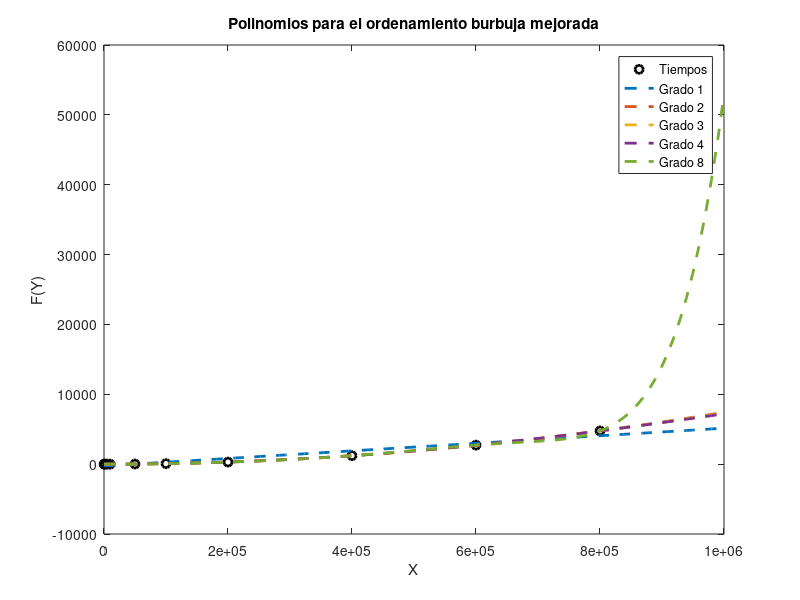

This figure's MATLAB source:
%%VALORES DE X
x = [100 1000 5000 10000 50000 100000 200000 400000 600000 800000];

%%VALORES DE Y = F(x)
real = [0.0000641346 0.0051491261 0.1479711533 0.6746628284 18.2339680195];
real(end+1) = 73.8399429321;
real(end+1) = 296.9164779186;
real(end+1) = 1208.3362858295;
real(end+1) = 2718.3018000126;
real(end+1) = 4758.9755980968;

%%OBTENER UN POLINOMIO QUE SE AJUSTE A LOS PUNTOS X Y Y
n1=1;
p1=polyfit(x, real, n1);

n2=2;
p2=polyfit(x, real, n2);

n3=3;
p3=polyfit(x, real, n3);

n4=4;
p4=polyfit(x, real, n4);

n8=8;
p8=polyfit(x, real, n8);

%%SE CREA UN ESPACIO PARA REALIZAR UNA GRAFICA EN 
%%DONDE SE COMPARA LA CURVA AJUSTADA CONTRA LOS 
%%VALORES EXPERIMENTALES
xi=linspace(100, 1000000, 100);
z1=polyval(p1, xi);
z2=polyval(p2, xi);
z3=polyval(p3, xi);
z4=polyval(p4, xi);
z8=polyval(p8, xi);

%%SE REALIZA LA FIGURA CORRESPONDIENTE
figure(1);
grid;
plot(x, real, 'ko', 'LineWidth', 2);
hold on
plot(xi, z1, '--', 'LineWidth', 2);
plot(xi, z2, '--', 'LineWidth', 2);
plot(xi, z3, '--', 'LineWidth', 2);
plot(xi, z4, '--', 'LineWidth', 2);
plot(xi, z8, '--', 'LineWidth', 2);
hold off
ylabel('F(Y)');
xlabel('X');
legend('Tiempos', 'Grado 1', 'Grado 2', 'Grado 3', 'Grado 4', 'Grado 8');
title('Polinomios para el ordenamiento burbuja mejorada');